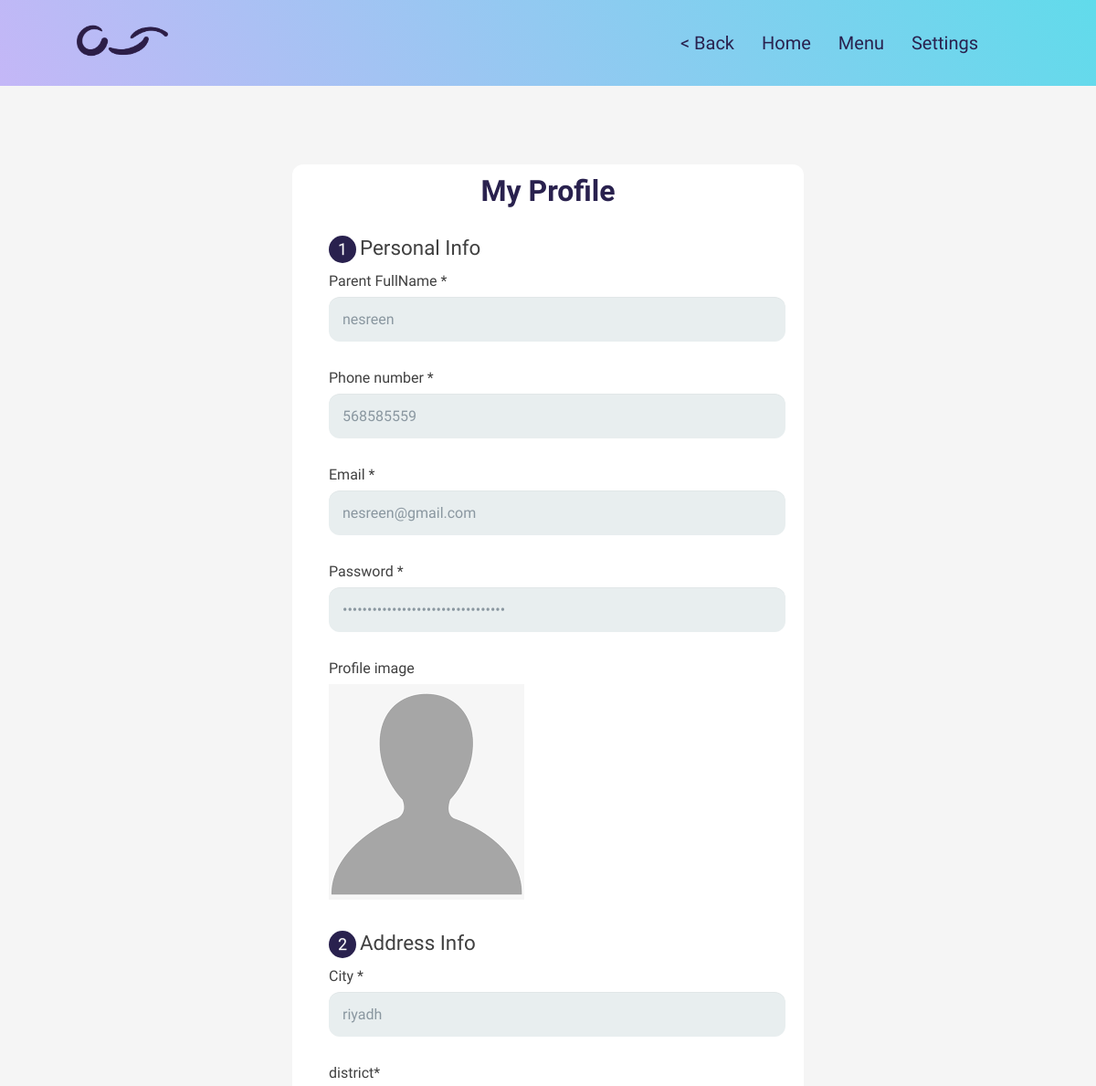
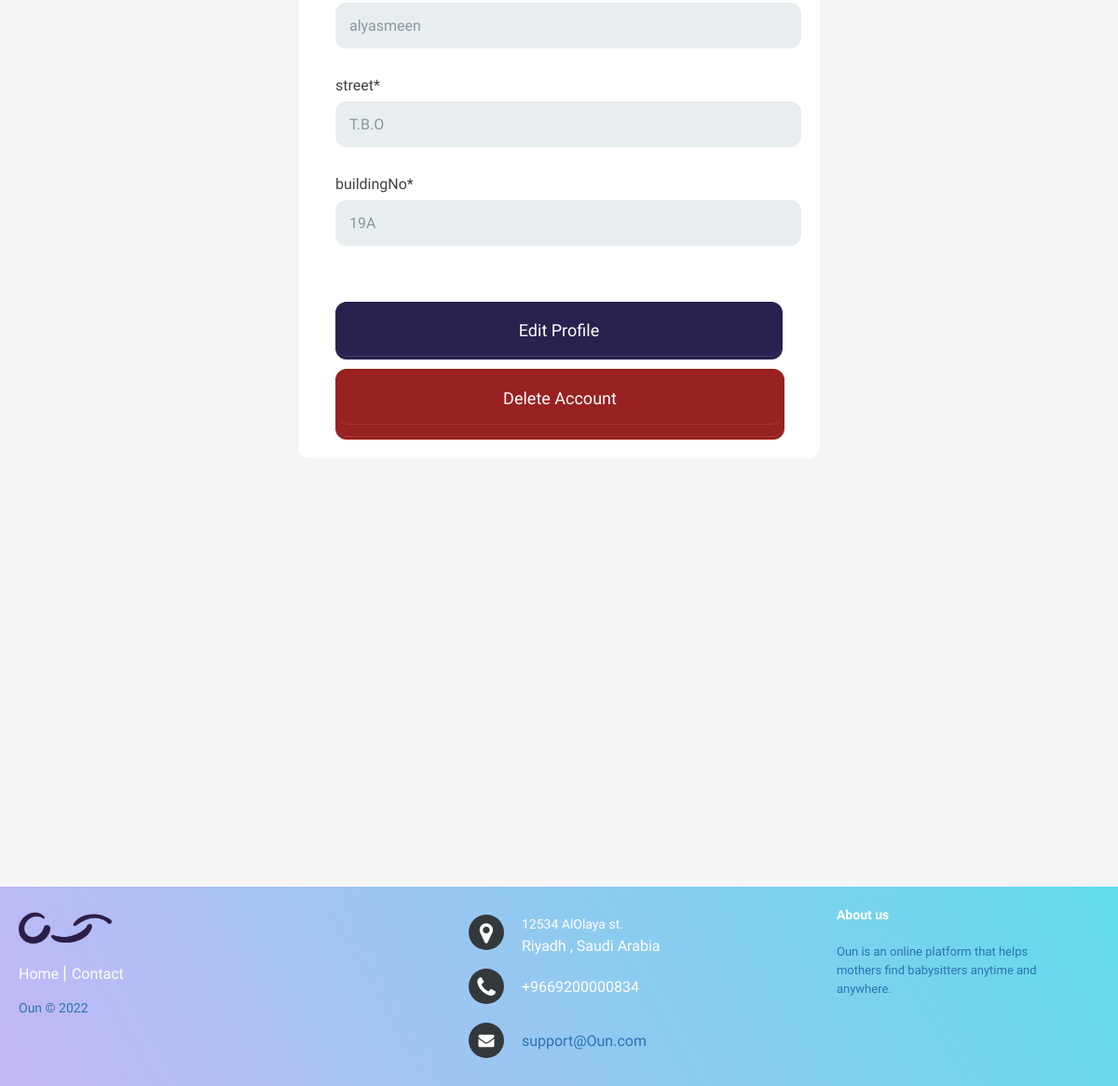
Page /parentprofile.php (signed in) on the committed database (2 pictures, top to bottom).
### tables this page shows
CREATE TABLE `parent` (
  `parent_id` int(10) NOT NULL,
  `parent_image` varchar(500) DEFAULT 'prpic.png',
  `name` varchar(30) DEFAULT NULL,
  `email` varchar(50) NOT NULL,
  `password` varchar(128) NOT NULL,
  `city` varchar(20) DEFAULT NULL,
  `district` varchar(20) DEFAULT NULL,
  `street` varchar(20) DEFAULT NULL,
  `buildingNo` varchar(20) DEFAULT NULL,
  `phoneNo` int(10) DEFAULT NULL
);

### functions.php (called while the page is built, shortened)
<?php
function check_loginParent($con){
    if(isset($_SESSION['email']))
    {
        $em = $_SESSION['email'];
        $query = "select * from parent where email = '$em' limit 1";
        $result = mysqli_query( $con , $query);
        if( $result && mysqli_num_rows($result) > 0)
        {
            $user_data = mysqli_fetch_assoc($result);
            return $user_data;
        }
    }
    die;
}
?>

### parentprofile.php (the view, shortened to what this page needs)
<?php
include("connection.php");
include("functions.php");
$user_data = check_loginParent($con);
?>
<!DOCTYPE html>
<html lang="en">
<head>
<link rel="stylesheet" href="Registerforms.css">
<link rel="stylesheet" href="footer.css">
<link rel="stylesheet" href="styleB.css">
<link rel="stylesheet" href="BabyProfile.css">
<link rel="stylesheet" href="https://cdnjs.cloudflare.com/ajax/libs/font-awesome/4.7.0/css/font-awesome.min.css">
</head>
<body>
  <header>
    <a href="#" class="logo"><img src="images/logo.png" alt="logo icon"></a>
    <nav class="navbar">
    <ul>
    <li>    <a onclick="window.history.back()" style="pointer:cursor;"> < Back </a> </li>
    <li><a href="mprofile.php"> Home </a></li>
    <li> <a href="#"> Menu </a>
    <li> <a href="#"> Settings </a>
    </li>
    </ul>
    </nav>
</header>
<form action="phandleview.php?parent_id=<?php echo $user_data['parent_id']?>" method="post">
                <h1>My Profile </h1>
        <fieldset>
          <legend><span class="number">1</span>Personal Info</legend>
          <label for="pname">Parent FullName *</label>
          <input type="text" id="pname" name="parentname" value="<?php echo $user_data['name'] ?> " disabled>
          <label for="phone" >Phone number *</label>
          <input type="tel" id="phone" name="phone" value="<?php echo $user_data['phoneNo'] ?> "  disabled >
          <label for="mail" >Email *</label>
          <input type="email" id="mail" name="userEmail" value="<?php echo $user_data['email'] ?> "  disabled>
          <label for="password" >Password *</label>
          <input type="password" id="password" name="userPassword" value="<?php echo md5($user_data['password']) ?> "  disabled >
            <label for="image" >Profile image </label>
         <?php
         echo "<img src='images/".$user_data['parent_image']."' alt='img'>"
         ?>
        </fieldset>
        <fieldset>
          <legend><span class="number">2</span>Address Info</legend>
          <label for="city" >City *</label>
          <input type="text" id="city" name="city" value="<?php echo $user_data['city'] ?> " disabled >
          <label>district*</label>
          <input type="text" id="district" name="district" value="<?php echo $user_data['district'] ?> " disabled >
          <label>street*</label>
          <input type="text" id="street" name="street" value="<?php echo $user_data['street'] ?> " disabled >
          <label>buildingNo*</label>
          <input type="text" id="buildingNo" name="BuildingNo" value="<?php echo $user_data['buildingNo'] ?> " disabled >
        </fieldset>
     <button name="edit" type="submit" >Edit Profile</button>
    <div class="danger" style="width:100%; height:70%;" ><button type="submit" name="delete" onclick="return confirm('Are you sure you want to delete your account?');">Delete Account</button></div>
 </form>
    <footer class="footer-distributed">
  <div class="footer-left">
      <img class="logo" src="images/logo.png" alt="Ouun">
      <p class="footer-links">
          <a href="mprofile.php" class="link-1">Home</a>
          <a href="mailto:support@Ouun.com">Contact</a>
      </p>
      <p class="footer-company-name">Oun © 2022</p>
  </div>
  <div class="footer-center">
      <div>
          <i class="fa fa-map-marker"></i>
          <p><span>12534 AlOlaya st.</span> Riyadh , Saudi Arabia</p>
      </div>
      <div>
          <i class="fa fa-phone"></i>
          <p>+9669200000834</p>
      </div>
      <div>
          <i class="fa fa-envelope"></i>
          <p><a href="mailto:support@Ouun.com">support@Oun.com</a></p>
      </div>
  </div>
  <div class="footer-right">
      <p class="footer-company-about">
          <span>About us</span>
         Oun is an online platform that helps mothers find babysitters anytime and anywhere.
</p>
  </div>
</footer>
</body>
</html>

### Registerforms.css (style rules this page uses)
form { max-width: 300px; margin: 10px auto; margin-top: 15%; padding: 10px 40px; background: #ffff; border-radius: 12px; }
h1 { margin: 0 0 30px 0; text-align: center; color: rgb(41, 33, 78); ; }
input[type="text"], input[type="password"], input[type="date"], input[type="datetime"], input[type="email"], input[type="number"], input[type="search"], input[type="tel"], input[type="time"], input[type="url"], textarea, select { background: rgba(255,255,255,0.1); border: none; font-size: 16px; height: auto; margin: 0; outline: 0; padding: 15px; width: 100%; background-color: #e8eeef; color: #8a97a0; box-shadow: 0 1px 0 rgba(0,0,0,0.03) inset; margin-bottom: 30px; border-radius: 12px; padding-right: 5px; }
button { padding: 19px 39px 18px 39px; font-family: 'Optima', sans-serif; color: #FFF; background-color: rgb(41, 33, 78); font-size: 18px; text-align: center; border-radius: 12px; width: 100%; border: 1px solid rgb(41, 33, 78); border-width: 1px 1px 3px; box-shadow: 0 -1px 0 rgba(255,255,255,0.1) inset; margin-bottom: 10px; }
.danger button { padding: 19px 39px 18px 39px; }
.danger { font-family: 'Optima', sans-serif; color: #FFF; background-color: rgb(152, 33, 33); font-size: 18px; text-align: center; border-radius: 12px; width: 50%; border: 1px solid rgb(152, 33, 33); border-width: 1px 1px 3px; box-shadow: 0 -1px 0 rgba(255,255,255,0.1) inset; margin-bottom: 10px; }
fieldset { margin-bottom: 30px; border: none; }
legend { font-size: 1.4em; margin-bottom: 10px; }
label { display: block; margin-bottom: 8px; }
.number { background-color: rgb(41, 33, 78); color: #fff; height: 30px; width: 30px; display: inline-block; font-size: 0.8em; margin-right: 4px; line-height: 30px; text-align: center; text-shadow: 0 1px 0 rgba(255,255,255,0.2); border-radius: 100%; }
@media screen and (min-width: 480px) { form { max-width: 480px; } }

### footer.css (style rules this page uses)
.footer-distributed { background: Linear-gradient(60deg , rgb(196 , 183, 247) 0% , rgb(97 , 219 , 235) 100%); box-shadow: 0 1px 1px 0 rgba(0, 0, 0, 0.12); box-sizing: border-box; width: 100%; text-align: left; padding: 20px 20px; position:relative; top:450px; margin:0; }
.footer-distributed .footer-left, .footer-distributed .footer-center, .footer-distributed .footer-right { display: inline-block; vertical-align: top; }
.footer-distributed .footer-left { width: 40%; }
.footer-distributed .logo { width: 100px; height: 50px; margin: 0; }
.footer-distributed .footer-links { color: #ffffff; margin: 0px 0 12px; padding: 0; }
.footer-distributed .footer-links a { display:inline-block; line-height: 1.8; font-weight:400; text-decoration: none; color: inherit; }
.footer-distributed .footer-company-name { color: rgb(43, 115, 177); font-size: 14px; font-weight: normal; margin: 0; }
.footer-distributed .footer-center { width: 35%; }
.footer-distributed .footer-center i { background-color: #33383b; color: #ffffff; font-size: 25px; width: 38px; height: 38px; border-radius: 50%; text-align: center; line-height: 42px; margin: 10px 15px; vertical-align: middle; }
.footer-distributed .footer-center i.fa-envelope { font-size: 17px; line-height: 38px; }
.footer-distributed .footer-center p { display: inline-block; color: #ffffff; font-weight:400; vertical-align: middle; margin:0; }
.footer-distributed .footer-center p span { display:block; font-weight: normal; font-size:14px; line-height:2; }
.footer-distributed .footer-center p a { color: rgb(43, 115, 177); text-decoration: none;; }
.footer-distributed .footer-links a:before { content: "|"; font-weight:300; font-size: 20px; left: 0; color: #fff; display: inline-block; padding-right: 5px; }
.footer-distributed .footer-links .link-1:before { content: none; }
.footer-distributed .footer-right { width: 20%; }
.footer-distributed .footer-company-about { line-height: 20px; color: rgb(43, 115, 177); font-size: 13px; font-weight: normal; margin: 0; }
.footer-distributed .footer-company-about span { display: block; color: #ffffff; font-size: 14px; font-weight: bold; margin-bottom: 20px; }

### rows in the picture
parent: parentname "nesreen", phone "568585559", userEmail "nesreen@gmail.com", parent_image (picture), city "riyadh", district "alyasmeen", street "T.B.O", BuildingNo "19A"
